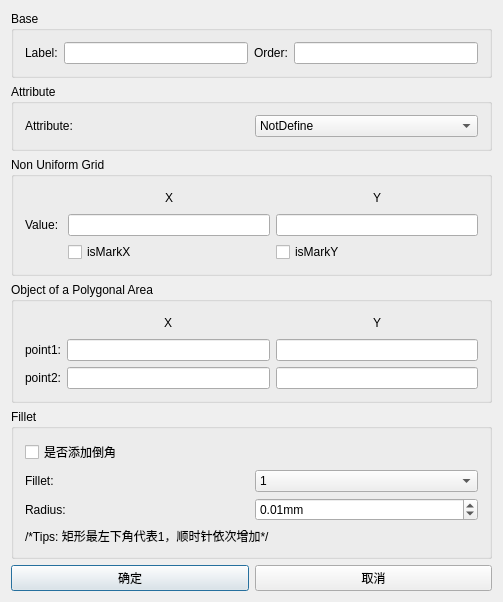
<?xml version="1.0" encoding="UTF-8"?>
<ui version="4.0">
 <class>Dialog</class>
 <widget class="QDialog" name="Dialog">
  <property name="geometry">
   <rect>
    <x>0</x>
    <y>0</y>
    <width>503</width>
    <height>551</height>
   </rect>
  </property>
  <property name="windowTitle">
   <string>Dialog</string>
  </property>
  <layout class="QGridLayout" name="gridLayout_5">
   <item row="0" column="0" colspan="2">
    <widget class="QGroupBox" name="groupBox">
     <property name="title">
      <string>Base</string>
     </property>
     <layout class="QHBoxLayout" name="horizontalLayout">
      <item>
       <widget class="QLabel" name="label">
        <property name="text">
         <string>Label:</string>
        </property>
       </widget>
      </item>
      <item>
       <widget class="QLineEdit" name="le_name"/>
      </item>
      <item>
       <widget class="QLabel" name="label_2">
        <property name="text">
         <string>Order:</string>
        </property>
       </widget>
      </item>
      <item>
       <widget class="QLineEdit" name="le_order"/>
      </item>
     </layout>
    </widget>
   </item>
   <item row="1" column="0" colspan="2">
    <widget class="QGroupBox" name="groupBox_2">
     <property name="title">
      <string>Attribute</string>
     </property>
     <layout class="QGridLayout" name="gridLayout_4">
      <item row="0" column="0">
       <widget class="QLabel" name="label_3">
        <property name="text">
         <string>Attribute:</string>
        </property>
       </widget>
      </item>
      <item row="0" column="1">
       <widget class="QComboBox" name="cb_attribute">
        <item>
         <property name="text">
          <string>NotDefine</string>
         </property>
        </item>
        <item>
         <property name="text">
          <string>Conductor</string>
         </property>
        </item>
        <item>
         <property name="text">
          <string>Custom</string>
         </property>
        </item>
        <item>
         <property name="text">
          <string>Void</string>
         </property>
        </item>
       </widget>
      </item>
      <item row="1" column="0" colspan="2">
       <layout class="QHBoxLayout" name="Layout_custom"/>
      </item>
     </layout>
    </widget>
   </item>
   <item row="2" column="0" colspan="2">
    <widget class="QGroupBox" name="groupBox_3">
     <property name="title">
      <string>Non Uniform Grid</string>
     </property>
     <layout class="QGridLayout" name="gridLayout">
      <item row="0" column="4">
       <spacer name="horizontalSpacer_3">
        <property name="orientation">
         <enum>Qt::Horizontal</enum>
        </property>
        <property name="sizeHint" stdset="0">
         <size>
          <width>40</width>
          <height>20</height>
         </size>
        </property>
       </spacer>
      </item>
      <item row="1" column="1" colspan="3">
       <widget class="QLineEdit" name="le_markx"/>
      </item>
      <item row="1" column="4" colspan="3">
       <widget class="QLineEdit" name="le_marky"/>
      </item>
      <item row="0" column="2">
       <widget class="QLabel" name="label_x">
        <property name="text">
         <string>X</string>
        </property>
       </widget>
      </item>
      <item row="0" column="3">
       <spacer name="horizontalSpacer">
        <property name="orientation">
         <enum>Qt::Horizontal</enum>
        </property>
        <property name="sizeHint" stdset="0">
         <size>
          <width>40</width>
          <height>20</height>
         </size>
        </property>
       </spacer>
      </item>
      <item row="0" column="5">
       <widget class="QLabel" name="label_y">
        <property name="text">
         <string>Y</string>
        </property>
       </widget>
      </item>
      <item row="2" column="4" colspan="3">
       <widget class="QCheckBox" name="checkBox_isMarkY">
        <property name="text">
         <string>isMarkY</string>
        </property>
       </widget>
      </item>
      <item row="0" column="6">
       <spacer name="horizontalSpacer_4">
        <property name="orientation">
         <enum>Qt::Horizontal</enum>
        </property>
        <property name="sizeHint" stdset="0">
         <size>
          <width>40</width>
          <height>20</height>
         </size>
        </property>
       </spacer>
      </item>
      <item row="1" column="0">
       <widget class="QLabel" name="label_4">
        <property name="text">
         <string>Value: </string>
        </property>
       </widget>
      </item>
      <item row="0" column="1">
       <spacer name="horizontalSpacer_2">
        <property name="orientation">
         <enum>Qt::Horizontal</enum>
        </property>
        <property name="sizeHint" stdset="0">
         <size>
          <width>40</width>
          <height>20</height>
         </size>
        </property>
       </spacer>
      </item>
      <item row="2" column="1" colspan="3">
       <widget class="QCheckBox" name="checkBox_isMarkX">
        <property name="text">
         <string>isMarkX</string>
        </property>
       </widget>
      </item>
     </layout>
    </widget>
   </item>
   <item row="3" column="0" colspan="2">
    <widget class="QGroupBox" name="groupBox_5">
     <property name="sizePolicy">
      <sizepolicy hsizetype="Fixed" vsizetype="Fixed">
       <horstretch>0</horstretch>
       <verstretch>0</verstretch>
      </sizepolicy>
     </property>
     <property name="minimumSize">
      <size>
       <width>0</width>
       <height>0</height>
      </size>
     </property>
     <property name="maximumSize">
      <size>
       <width>9999</width>
       <height>9999</height>
      </size>
     </property>
     <property name="title">
      <string>Object of a Polygonal Area</string>
     </property>
     <layout class="QHBoxLayout" name="horizontalLayout_3">
      <item>
       <layout class="QGridLayout" name="gridLayout_3" rowstretch="1,0,0">
        <item row="1" column="1" colspan="3">
         <widget class="QLineEdit" name="le_point1_x"/>
        </item>
        <item row="1" column="4" colspan="3">
         <widget class="QLineEdit" name="le_point1_y"/>
        </item>
        <item row="2" column="4" colspan="3">
         <widget class="QLineEdit" name="le_point2_y"/>
        </item>
        <item row="2" column="1" colspan="3">
         <widget class="QLineEdit" name="le_point2_x"/>
        </item>
        <item row="0" column="2">
         <widget class="QLabel" name="label_9">
          <property name="text">
           <string>X</string>
          </property>
         </widget>
        </item>
        <item row="0" column="5">
         <widget class="QLabel" name="label_10">
          <property name="text">
           <string>Y</string>
          </property>
         </widget>
        </item>
        <item row="2" column="0">
         <widget class="QLabel" name="label_8">
          <property name="text">
           <string>point2:</string>
          </property>
         </widget>
        </item>
        <item row="0" column="6">
         <spacer name="horizontalSpacer_7">
          <property name="orientation">
           <enum>Qt::Horizontal</enum>
          </property>
          <property name="sizeHint" stdset="0">
           <size>
            <width>40</width>
            <height>20</height>
           </size>
          </property>
         </spacer>
        </item>
        <item row="0" column="1">
         <spacer name="horizontalSpacer_8">
          <property name="orientation">
           <enum>Qt::Horizontal</enum>
          </property>
          <property name="sizeHint" stdset="0">
           <size>
            <width>40</width>
            <height>20</height>
           </size>
          </property>
         </spacer>
        </item>
        <item row="0" column="4">
         <spacer name="horizontalSpacer_6">
          <property name="orientation">
           <enum>Qt::Horizontal</enum>
          </property>
          <property name="sizeHint" stdset="0">
           <size>
            <width>40</width>
            <height>20</height>
           </size>
          </property>
         </spacer>
        </item>
        <item row="0" column="3">
         <spacer name="horizontalSpacer_5">
          <property name="orientation">
           <enum>Qt::Horizontal</enum>
          </property>
          <property name="sizeHint" stdset="0">
           <size>
            <width>40</width>
            <height>20</height>
           </size>
          </property>
         </spacer>
        </item>
        <item row="1" column="0">
         <widget class="QLabel" name="label_5">
          <property name="text">
           <string>point1:</string>
          </property>
         </widget>
        </item>
       </layout>
      </item>
     </layout>
    </widget>
   </item>
   <item row="4" column="0" colspan="2">
    <widget class="QGroupBox" name="groupBox_4">
     <property name="title">
      <string>Fillet</string>
     </property>
     <layout class="QVBoxLayout" name="verticalLayout">
      <item>
       <layout class="QGridLayout" name="gridLayout_2">
        <item row="2" column="1">
         <widget class="QDoubleSpinBox" name="dsp_radius">
          <property name="suffix">
           <string>mm</string>
          </property>
          <property name="minimum">
           <double>0.000000000000000</double>
          </property>
          <property name="maximum">
           <double>99999.000000000000000</double>
          </property>
          <property name="value">
           <double>0.010000000000000</double>
          </property>
         </widget>
        </item>
        <item row="1" column="1">
         <widget class="QComboBox" name="cb_fillet_num">
          <item>
           <property name="text">
            <string>1</string>
           </property>
          </item>
          <item>
           <property name="text">
            <string>2</string>
           </property>
          </item>
          <item>
           <property name="text">
            <string>3</string>
           </property>
          </item>
          <item>
           <property name="text">
            <string>4</string>
           </property>
          </item>
         </widget>
        </item>
        <item row="3" column="0" colspan="2">
         <widget class="QLabel" name="label_11">
          <property name="text">
           <string>/*Tips: 矩形最左下角代表1，顺时针依次增加*/</string>
          </property>
         </widget>
        </item>
        <item row="1" column="0">
         <widget class="QLabel" name="label_6">
          <property name="text">
           <string>Fillet:</string>
          </property>
         </widget>
        </item>
        <item row="2" column="0">
         <widget class="QLabel" name="label_7">
          <property name="text">
           <string>Radius:</string>
          </property>
         </widget>
        </item>
        <item row="0" column="0">
         <widget class="QCheckBox" name="isFillet">
          <property name="text">
           <string>是否添加倒角</string>
          </property>
         </widget>
        </item>
       </layout>
      </item>
     </layout>
    </widget>
   </item>
   <item row="5" column="0">
    <widget class="QPushButton" name="pb_ok">
     <property name="text">
      <string>确定</string>
     </property>
    </widget>
   </item>
   <item row="5" column="1">
    <widget class="QPushButton" name="pb_cancel">
     <property name="text">
      <string>取消</string>
     </property>
    </widget>
   </item>
  </layout>
 </widget>
 <layoutdefault spacing="6" margin="11"/>
 <resources/>
 <connections/>
</ui>
